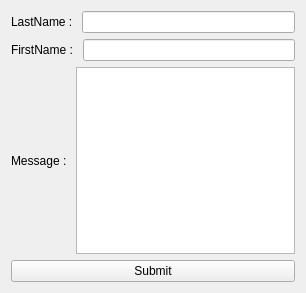
<?xml version="1.0" encoding="UTF-8"?>
<ui version="4.0">
 <class>Widget</class>
 <widget class="QWidget" name="Widget">
  <property name="geometry">
   <rect>
    <x>0</x>
    <y>0</y>
    <width>306</width>
    <height>293</height>
   </rect>
  </property>
  <property name="windowTitle">
   <string>Widget</string>
  </property>
  <layout class="QVBoxLayout" name="verticalLayout">
   <item>
    <layout class="QHBoxLayout" name="horizontalLayout">
     <item>
      <widget class="QLabel" name="label">
       <property name="text">
        <string>LastName : </string>
       </property>
      </widget>
     </item>
     <item>
      <widget class="QLineEdit" name="lastNameLineEdit"/>
     </item>
    </layout>
   </item>
   <item>
    <layout class="QHBoxLayout" name="horizontalLayout_2">
     <item>
      <widget class="QLabel" name="label_2">
       <property name="text">
        <string>FirstName : </string>
       </property>
      </widget>
     </item>
     <item>
      <widget class="QLineEdit" name="firtNameLineEdit"/>
     </item>
    </layout>
   </item>
   <item>
    <layout class="QHBoxLayout" name="horizontalLayout_3">
     <item>
      <widget class="QLabel" name="label_3">
       <property name="text">
        <string>Message : </string>
       </property>
      </widget>
     </item>
     <item>
      <widget class="QTextEdit" name="messageTextEdit"/>
     </item>
    </layout>
   </item>
   <item>
    <widget class="QPushButton" name="submitButton">
     <property name="text">
      <string>Submit</string>
     </property>
    </widget>
   </item>
  </layout>
 </widget>
 <resources/>
 <connections/>
</ui>
